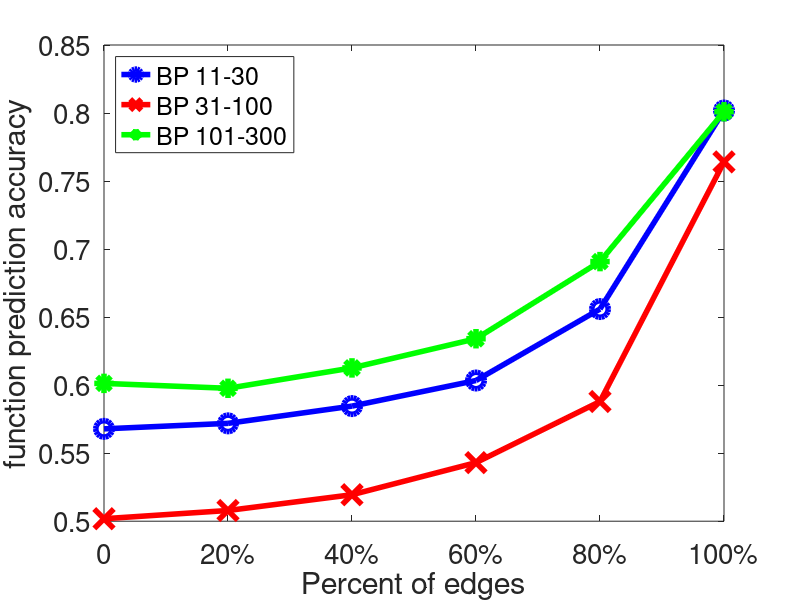

MATLAB code to generate this figure:
 
 
BP1 = [0.492709,0.502044,0.485610,0.495895,0.559926,0.771988];
BP2 = [0.553139,0.543379,0.538420,0.551360,0.588097,0.782590];
BP3 = [0.685590,0.691129,0.701592,0.726736,0.770895,0.855659];
MF1 = [0.567877,0.571919,0.584604,0.603415,0.655931,0.801847];
MF2 = [0.501830,0.507873,0.519467,0.543055,0.587976,0.764079];
MF3 = [0.601295,0.597687,0.612666,0.634114,0.690806,0.800921];

xx = [0,0.2,0.4,0.6,0.8,1];
figure(1)
plot(xx,MF1,'b-o', 'LineWidth', 4, 'MarkerSize',12);
hold on
plot(xx, MF2,'r-x', 'LineWidth', 4, 'MarkerSize',14);
hold on
plot(xx, MF3,'g-*', 'LineWidth', 4, 'MarkerSize',14);
hold off

xticks([0,0.2,0.4,0.6,0.8,1])
xticklabels({'0', '20%', '40%', '60%', '80%', '100%'});
xlabel('Percent of edges')
ylabel('function prediction accuracy')
legend('BP 11-30', 'BP 31-100', 'BP 101-300', 'location', 'northwest');
set(gca, 'fontsize', 20)
